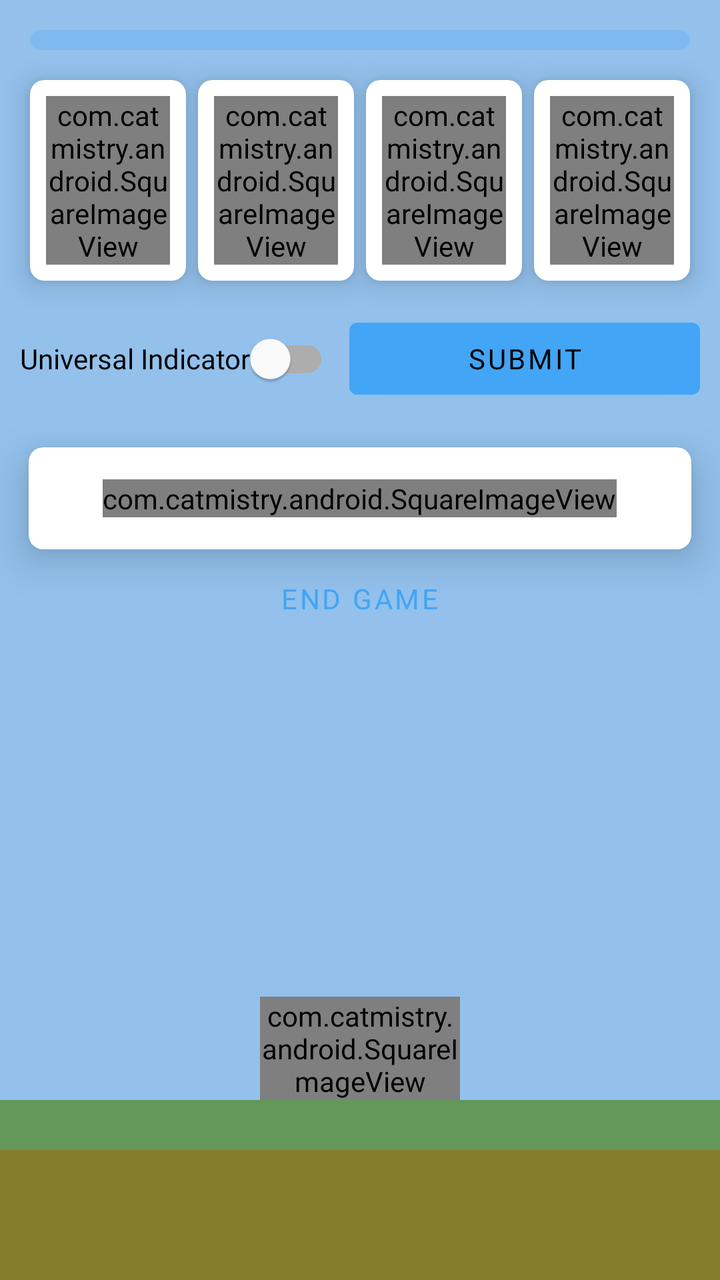
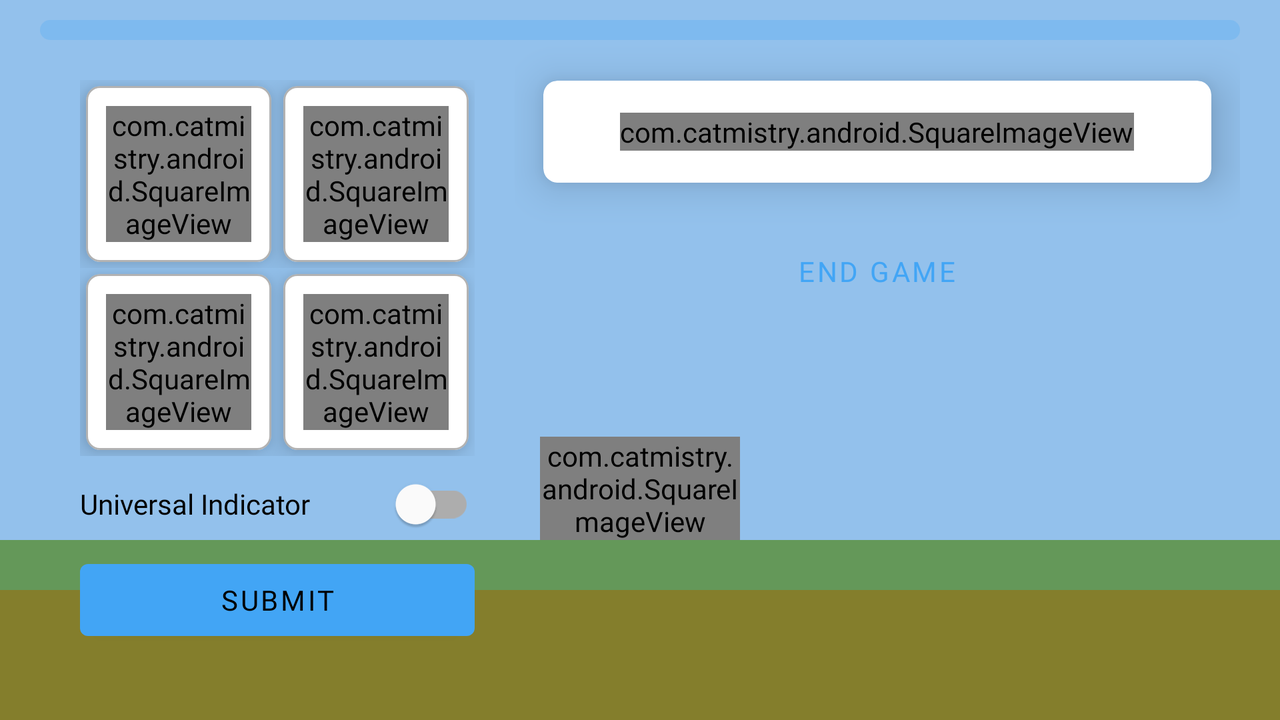

Two renders of one Android screen. The first uses the default layout on a phone; the second uses the alternative layout the repository ships for a different screen configuration, on a matching device. The two XML files are below.
<!-- AndroidManifest.xml: application theme Theme.CATmistry -->
<!-- res/layout/activity_ph_game.xml -->
<?xml version="1.0" encoding="utf-8"?>
<androidx.coordinatorlayout.widget.CoordinatorLayout xmlns:android="http://schemas.android.com/apk/res/android"
    xmlns:app="http://schemas.android.com/apk/res-auto"
    xmlns:tools="http://schemas.android.com/tools"
    android:layout_width="match_parent"
    android:layout_height="match_parent"
    tools:context=".PhGameActivity">

    <androidx.appcompat.widget.LinearLayoutCompat
        android:orientation="vertical"
        android:layout_width="match_parent"
        android:layout_height="match_parent">

        <androidx.appcompat.widget.LinearLayoutCompat
            android:background="?attr/gameTopBg"
            android:layout_weight="1"
            android:layout_width="match_parent"
            android:gravity="center_horizontal|bottom"
            android:layout_height="wrap_content">

            <com.catmistry.android.SquareImageView
                android:id="@+id/gameBottomImg"
                android:layout_width="100dp"
                android:layout_height="wrap_content"
                android:layout_gravity="bottom|center" />

        </androidx.appcompat.widget.LinearLayoutCompat>

        <androidx.appcompat.widget.LinearLayoutCompat
            android:background="?attr/gameMidBg"
            android:layout_width="match_parent"
            android:layout_height="25dp" />

        <androidx.appcompat.widget.LinearLayoutCompat
            android:background="?attr/gameEndBg"
            android:layout_width="match_parent"
            android:layout_height="65dp">

        </androidx.appcompat.widget.LinearLayoutCompat>

    </androidx.appcompat.widget.LinearLayoutCompat>

    <androidx.core.widget.NestedScrollView
        app:layout_behavior="@string/appbar_scrolling_view_behavior"
        android:layout_width="match_parent"
        android:layout_height="match_parent">

        <androidx.appcompat.widget.LinearLayoutCompat
            android:gravity="center"
            android:layout_marginBottom="50dp"
            android:orientation="vertical"
            android:layout_width="match_parent"
            android:layout_height="wrap_content">

            <com.google.android.material.progressindicator.LinearProgressIndicator
                android:id="@+id/progressBar"
                android:layout_width="match_parent"
                android:layout_height="wrap_content"
                android:layout_marginTop="15dp"
                android:layout_marginStart="15dp"
                android:layout_marginEnd="15dp"
                app:trackThickness="10dp"
                android:contentDescription="@string/gameTimer_desc"
                app:trackCornerRadius="10dp" />

            
            <androidx.appcompat.widget.LinearLayoutCompat
                android:padding="12dp"
                android:layout_width="match_parent"
                android:clipToPadding="false"
                android:weightSum="4"
                android:layout_height="wrap_content">

                <com.google.android.material.card.MaterialCardView
                    android:id="@+id/subOne"
                    android:clickable="true"
                    android:focusable="true"
                    android:checkable="true"
                    app:cardElevation="8dp"
                    android:layout_width="0dp"
                    android:layout_margin="3dp"
                    android:layout_weight="1"
                    app:cardCornerRadius="7dp"
                    android:layout_height="wrap_content">

                    <com.catmistry.android.SquareImageView
                        android:id="@+id/subOneImg"
                        android:layout_width="match_parent"
                        android:layout_height="wrap_content"
                        android:layout_margin="8dp"
                        app:srcCompat="@drawable/limewater" />

                </com.google.android.material.card.MaterialCardView>

                <com.google.android.material.card.MaterialCardView
                    android:id="@+id/subTwo"
                    android:clickable="true"
                    android:focusable="true"
                    android:checkable="true"
                    app:cardElevation="8dp"
                    android:layout_width="0dp"
                    android:layout_margin="3dp"
                    android:layout_weight="1"
                    app:cardCornerRadius="7dp"
                    android:layout_height="wrap_content">

                    <com.catmistry.android.SquareImageView
                        android:id="@+id/subTwoImg"
                        android:layout_margin="8dp"
                        app:srcCompat="@drawable/lighted_splint"
                        android:layout_width="match_parent"
                        android:layout_height="wrap_content"/>

                </com.google.android.material.card.MaterialCardView>

                <com.google.android.material.card.MaterialCardView
                    android:id="@+id/subThree"
                    android:clickable="true"
                    android:focusable="true"
                    android:checkable="true"
                    app:cardElevation="8dp"
                    android:layout_width="0dp"
                    android:layout_margin="3dp"
                    android:layout_weight="1"
                    app:cardCornerRadius="7dp"
                    android:layout_height="wrap_content">

                    <com.catmistry.android.SquareImageView
                        android:id="@+id/subThreeImg"
                        android:layout_margin="8dp"
                        app:srcCompat="@drawable/glowing_splint"
                        android:layout_width="match_parent"
                        android:layout_height="wrap_content"/>

                </com.google.android.material.card.MaterialCardView>

                <com.google.android.material.card.MaterialCardView
                    android:id="@+id/subFour"
                    android:clickable="true"
                    android:focusable="true"
                    android:checkable="true"
                    app:cardElevation="8dp"
                    android:layout_width="0dp"
                    android:layout_margin="3dp"
                    android:layout_weight="1"
                    app:cardCornerRadius="7dp"
                    android:layout_height="wrap_content">

                    <com.catmistry.android.SquareImageView
                        android:id="@+id/subFourImg"
                        android:layout_margin="8dp"
                        app:srcCompat="@drawable/litmus"
                        android:layout_width="match_parent"
                        android:layout_height="wrap_content"/>

                </com.google.android.material.card.MaterialCardView>

            </androidx.appcompat.widget.LinearLayoutCompat>

            <androidx.appcompat.widget.LinearLayoutCompat
                android:layout_width="match_parent"
                android:layout_height="wrap_content">

                <com.google.android.material.switchmaterial.SwitchMaterial
                    android:id="@+id/uniIndicatorSw"
                    android:layout_marginStart="10dp"
                    android:layout_marginEnd="5dp"
                    android:text="@string/ph_uni_indicator"
                    android:layout_width="wrap_content"
                    android:layout_height="wrap_content" />

                <com.google.android.material.button.MaterialButton
                    android:id="@+id/submitPhAns"
                    android:layout_marginStart="5dp"
                    android:layout_marginEnd="10dp"
                    android:text="@string/submit_text"
                    android:layout_width="match_parent"
                    android:layout_height="wrap_content" />

            </androidx.appcompat.widget.LinearLayoutCompat>

            <com.google.android.material.card.MaterialCardView
                app:cardUseCompatPadding="true"
                app:cardElevation="12dp"
                app:cardCornerRadius="7dp"
                android:layout_width="match_parent"
                android:layout_height="wrap_content">

                <androidx.appcompat.widget.LinearLayoutCompat
                    android:orientation="vertical"
                    android:padding="16dp"
                    android:layout_width="match_parent"
                    android:layout_height="wrap_content">

                    <com.google.android.material.textview.MaterialTextView
                        android:visibility="gone"
                        android:textAlignment="center"
                        android:id="@+id/beakerPhHint"
                        android:layout_width="match_parent"
                        android:layout_height="wrap_content"
                        android:layout_marginBottom="10dp"
                        android:textAppearance="?attr/textAppearanceHeadline6" />

                    <com.catmistry.android.SquareImageView
                        android:layout_gravity="center"
                        android:id="@+id/phBeaker"
                        app:srcCompat="@drawable/monster_regular"
                        android:layout_width="wrap_content"
                        android:layout_height="match_parent" />

                </androidx.appcompat.widget.LinearLayoutCompat>

            </com.google.android.material.card.MaterialCardView>

            <Button
                android:layout_marginTop="-20dp"
                android:id="@+id/endGame"
                android:layout_width="wrap_content"
                android:layout_height="wrap_content"
                android:text="@string/end_game"
                style="@style/Widget.MaterialComponents.Button.TextButton" />

        </androidx.appcompat.widget.LinearLayoutCompat>

    </androidx.core.widget.NestedScrollView>

</androidx.coordinatorlayout.widget.CoordinatorLayout>
<!-- resources referenced by this layout -->
<resources>
  <!-- drawable glowing_splint: webp bitmap (drawable, 1246 bytes) -->
  <!-- drawable lighted_splint: webp bitmap (drawable, 2608 bytes) -->
  <!-- drawable limewater: webp bitmap (drawable, 832 bytes) -->
  <!-- drawable litmus: webp bitmap (drawable, 4398 bytes) -->
  <!-- drawable monster_regular: webp bitmap (drawable, 17904 bytes) -->
  <!-- from res/values-v21/ -->
  <string name="end_game">End game</string>
  <!-- from res/values-v21/ -->
  <string name="gameTimer_desc">Remaining time for question:</string>
  <!-- from res/values-v21/ -->
  <string name="ph_uni_indicator">Universal Indicator</string>
  <!-- from res/values-v21/ -->
  <string name="submit_text">Submit</string>
  <style name="Theme.CATmistry" parent="Theme.MaterialComponents.DayNight.NoActionBar">
          
          <item name="colorPrimary">#42a5f5</item>
          <item name="colorPrimaryVariant">#0077c2</item>
          <item name="appBarBg">?colorPrimary</item>
          <item name="colorOnPrimary">@color/black</item>
          
          <item name="colorSecondary">@color/teal_200</item>
          <item name="colorSecondaryVariant">@color/teal_700</item>
          <item name="colorOnSecondary">@color/black</item>
          
          <item name="android:statusBarColor" tools:targetApi="l">@color/black</item>
          
          <item name="android:navigationBarColor" tools:targetApi="21">?android:colorBackground</item>
          
          
          <item name="learn_header_bg">#f2d670</item>
          <item name="play_header_bg">#68c6f2</item>
          <item name="music_header_bg">#ffb74d</item>
          
          <item name="fontFamily">@font/product_sans</item>
          <item name="android:fontFamily">@font/product_sans</item>
          
          <item name="quizOneBg">#8ce6ee</item>
          <item name="quizTwoBg">#fce996</item>
          <item name="quizThreeBg">#fbe4c6</item>
          <item name="quizFourBg">#b0e6b2</item>
          <item name="quizQnBg">#C1F8F2</item>
          
          <item name="cardBackgroundColor">#eeeeee</item>
          
          <item name="gameTopBg">#93C1EC</item>
          <item name="gameMidBg">#649859</item>
          <item name="gameEndBg">#847E2C</item>
      </style>
</resources>
<!-- res/layout-land/activity_ph_game.xml (the repository's variant of the layout above) -->
<!-- drawn on the phone turned sideways -->
<?xml version="1.0" encoding="utf-8"?>
<androidx.coordinatorlayout.widget.CoordinatorLayout xmlns:android="http://schemas.android.com/apk/res/android"
    xmlns:app="http://schemas.android.com/apk/res-auto"
    xmlns:tools="http://schemas.android.com/tools"
    android:layout_width="match_parent"
    android:layout_height="match_parent"
    tools:context=".PhGameActivity">

    <androidx.appcompat.widget.LinearLayoutCompat
        android:orientation="vertical"
        android:layout_width="match_parent"
        android:layout_height="match_parent">

        <androidx.appcompat.widget.LinearLayoutCompat
            android:background="?attr/gameTopBg"
            android:layout_weight="1"
            android:layout_width="match_parent"
            android:gravity="center_horizontal|bottom"
            android:layout_height="wrap_content">

            <com.catmistry.android.SquareImageView
                android:id="@+id/gameBottomImg"
                android:layout_width="100dp"
                android:layout_height="wrap_content"
                android:layout_gravity="bottom|center" />

        </androidx.appcompat.widget.LinearLayoutCompat>

        <androidx.appcompat.widget.LinearLayoutCompat
            android:background="?attr/gameMidBg"
            android:layout_width="match_parent"
            android:layout_height="25dp" />

        <androidx.appcompat.widget.LinearLayoutCompat
            android:background="?attr/gameEndBg"
            android:layout_width="match_parent"
            android:layout_height="65dp">

        </androidx.appcompat.widget.LinearLayoutCompat>

    </androidx.appcompat.widget.LinearLayoutCompat>

    <androidx.core.widget.NestedScrollView
        app:layout_behavior="@string/appbar_scrolling_view_behavior"
        android:layout_width="match_parent"
        android:layout_height="match_parent">

        <androidx.appcompat.widget.LinearLayoutCompat
            android:gravity="center"
            android:layout_marginBottom="50dp"
            android:orientation="vertical"
            android:layout_marginStart="20dp"
            android:layout_marginEnd="20dp"
            android:layout_width="match_parent"
            android:layout_height="wrap_content">

            <com.google.android.material.progressindicator.LinearProgressIndicator
                android:id="@+id/progressBar"
                android:layout_width="match_parent"
                android:layout_height="wrap_content"
                android:layout_marginTop="10dp"
                app:trackThickness="10dp"
                android:contentDescription="@string/gameTimer_desc"
                app:trackCornerRadius="10dp" />

            <androidx.appcompat.widget.LinearLayoutCompat
                android:layout_width="match_parent"
                android:layout_height="match_parent">

                <androidx.appcompat.widget.LinearLayoutCompat
                    android:orientation="vertical"
                    android:layout_weight="3"
                    android:layout_width="0dp"
                    android:layout_margin="10dp"
                    android:padding="10dp"
                    android:layout_height="wrap_content">

                    <androidx.appcompat.widget.LinearLayoutCompat
                        android:layout_weight="1"
                        android:layout_width="match_parent"
                        android:layout_height="wrap_content">

                        <com.google.android.material.card.MaterialCardView
                            android:id="@+id/subOne"
                            android:clickable="true"
                            android:focusable="true"
                            android:checkable="true"
                            app:strokeWidth="1dp"
                            app:strokeColor="@color/stroke_color"
                            app:cardElevation="8dp"
                            android:layout_width="0dp"
                            android:layout_margin="3dp"
                            android:layout_weight="1"
                            app:cardCornerRadius="7dp"
                            android:layout_height="wrap_content">

                            <com.catmistry.android.SquareImageView
                                android:id="@+id/subOneImg"
                                android:layout_margin="10dp"
                                app:srcCompat="@drawable/limewater"
                                android:layout_width="match_parent"
                                android:layout_height="wrap_content"/>

                        </com.google.android.material.card.MaterialCardView>

                        <com.google.android.material.card.MaterialCardView
                            android:id="@+id/subTwo"
                            android:clickable="true"
                            android:focusable="true"
                            android:checkable="true"
                            app:strokeWidth="1dp"
                            app:strokeColor="@color/stroke_color"
                            app:cardElevation="8dp"
                            android:layout_width="0dp"
                            android:layout_margin="3dp"
                            android:layout_weight="1"
                            app:cardCornerRadius="7dp"
                            android:layout_height="wrap_content">

                            <com.catmistry.android.SquareImageView
                                android:id="@+id/subTwoImg"
                                android:layout_margin="10dp"
                                app:srcCompat="@drawable/lighted_splint"
                                android:layout_width="match_parent"
                                android:layout_height="wrap_content"/>

                        </com.google.android.material.card.MaterialCardView>

                    </androidx.appcompat.widget.LinearLayoutCompat>

                    <androidx.appcompat.widget.LinearLayoutCompat
                        android:layout_weight="1"
                        android:layout_width="match_parent"
                        android:layout_height="wrap_content">

                        <com.google.android.material.card.MaterialCardView
                            android:id="@+id/subThree"
                            android:clickable="true"
                            android:focusable="true"
                            android:checkable="true"
                            app:strokeWidth="1dp"
                            app:strokeColor="@color/stroke_color"
                            app:cardElevation="8dp"
                            android:layout_width="0dp"
                            android:layout_margin="3dp"
                            android:layout_weight="1"
                            app:cardCornerRadius="7dp"
                            android:layout_height="wrap_content">

                            <com.catmistry.android.SquareImageView
                                android:id="@+id/subThreeImg"
                                android:layout_margin="10dp"
                                app:srcCompat="@drawable/glowing_splint"
                                android:layout_width="match_parent"
                                android:layout_height="wrap_content"/>

                        </com.google.android.material.card.MaterialCardView>

                        <com.google.android.material.card.MaterialCardView
                            android:id="@+id/subFour"
                            android:clickable="true"
                            android:focusable="true"
                            android:checkable="true"
                            app:strokeWidth="1dp"
                            app:strokeColor="@color/stroke_color"
                            app:cardElevation="8dp"
                            android:layout_width="0dp"
                            android:layout_margin="3dp"
                            android:layout_weight="1"
                            app:cardCornerRadius="7dp"
                            android:layout_height="wrap_content">

                            <com.catmistry.android.SquareImageView
                                android:id="@+id/subFourImg"
                                android:layout_margin="10dp"
                                app:srcCompat="@drawable/litmus"
                                android:layout_width="match_parent"
                                android:layout_height="wrap_content"/>

                        </com.google.android.material.card.MaterialCardView>

                    </androidx.appcompat.widget.LinearLayoutCompat>

                    <androidx.appcompat.widget.LinearLayoutCompat
                        android:orientation="vertical"
                        android:layout_width="match_parent"
                        android:layout_height="wrap_content">

                        <com.google.android.material.switchmaterial.SwitchMaterial
                            android:id="@+id/uniIndicatorSw"
                            android:text="@string/ph_uni_indicator"
                            android:layout_width="match_parent"
                            android:layout_height="wrap_content" />

                        <com.google.android.material.button.MaterialButton
                            android:text="@string/submit_text"
                            android:layout_width="match_parent"
                            android:layout_height="wrap_content" />

                    </androidx.appcompat.widget.LinearLayoutCompat>

                </androidx.appcompat.widget.LinearLayoutCompat>

                <androidx.appcompat.widget.LinearLayoutCompat
                    android:orientation="vertical"
                    android:layout_weight="5"
                    android:layout_width="0dp"
                    android:layout_height="wrap_content">

                    <com.google.android.material.card.MaterialCardView
                        app:cardElevation="12dp"
                        app:cardCornerRadius="7dp"
                        app:cardUseCompatPadding="true"
                        android:layout_width="match_parent"
                        android:layout_height="wrap_content">

                        <androidx.appcompat.widget.LinearLayoutCompat
                            android:orientation="vertical"
                            android:padding="16dp"
                            android:layout_width="match_parent"
                            android:layout_height="wrap_content">

                            <com.catmistry.android.SquareImageView
                                android:layout_gravity="center"
                                android:id="@+id/phBeaker"
                                app:srcCompat="@drawable/gas_tank"
                                android:layout_width="wrap_content"
                                android:layout_height="match_parent" />

                        </androidx.appcompat.widget.LinearLayoutCompat>

                    </com.google.android.material.card.MaterialCardView>

                    <Button
                        android:layout_gravity="center"
                        android:id="@+id/endGame"
                        android:layout_width="wrap_content"
                        android:layout_height="wrap_content"
                        android:text="@string/end_game"
                        style="@style/Widget.MaterialComponents.Button.TextButton" />

                </androidx.appcompat.widget.LinearLayoutCompat>

            </androidx.appcompat.widget.LinearLayoutCompat>

        </androidx.appcompat.widget.LinearLayoutCompat>

    </androidx.core.widget.NestedScrollView>

</androidx.coordinatorlayout.widget.CoordinatorLayout>
<!-- resources referenced by the variant -->
<!-- as the phone turned sideways resolves them -->
<resources>
  <!-- drawable gas_tank: webp bitmap (drawable, 6648 bytes) -->
  <!-- drawable glowing_splint: webp bitmap (drawable, 1246 bytes) -->
  <!-- drawable lighted_splint: webp bitmap (drawable, 2608 bytes) -->
  <!-- drawable limewater: webp bitmap (drawable, 832 bytes) -->
  <!-- drawable litmus: webp bitmap (drawable, 4398 bytes) -->
  <!-- from res/values-v21/ -->
  <string name="end_game">End game</string>
  <!-- from res/values-v21/ -->
  <string name="gameTimer_desc">Remaining time for question:</string>
  <!-- from res/values-v21/ -->
  <string name="ph_uni_indicator">Universal Indicator</string>
  <!-- from res/values-v21/ -->
  <string name="submit_text">Submit</string>
  <style name="Theme.CATmistry" parent="Theme.MaterialComponents.DayNight.NoActionBar">
          
          <item name="colorPrimary">#42a5f5</item>
          <item name="colorPrimaryVariant">#0077c2</item>
          <item name="appBarBg">?colorPrimary</item>
          <item name="colorOnPrimary">@color/black</item>
          
          <item name="colorSecondary">@color/teal_200</item>
          <item name="colorSecondaryVariant">@color/teal_700</item>
          <item name="colorOnSecondary">@color/black</item>
          
          <item name="android:statusBarColor" tools:targetApi="l">@color/black</item>
          
          <item name="android:navigationBarColor" tools:targetApi="21">?android:colorBackground</item>
          
          
          <item name="learn_header_bg">#f2d670</item>
          <item name="play_header_bg">#68c6f2</item>
          <item name="music_header_bg">#ffb74d</item>
          
          <item name="fontFamily">@font/product_sans</item>
          <item name="android:fontFamily">@font/product_sans</item>
          
          <item name="quizOneBg">#8ce6ee</item>
          <item name="quizTwoBg">#fce996</item>
          <item name="quizThreeBg">#fbe4c6</item>
          <item name="quizFourBg">#b0e6b2</item>
          <item name="quizQnBg">#C1F8F2</item>
          
          <item name="cardBackgroundColor">#eeeeee</item>
          
          <item name="gameTopBg">#93C1EC</item>
          <item name="gameMidBg">#649859</item>
          <item name="gameEndBg">#847E2C</item>
      </style>
</resources>
